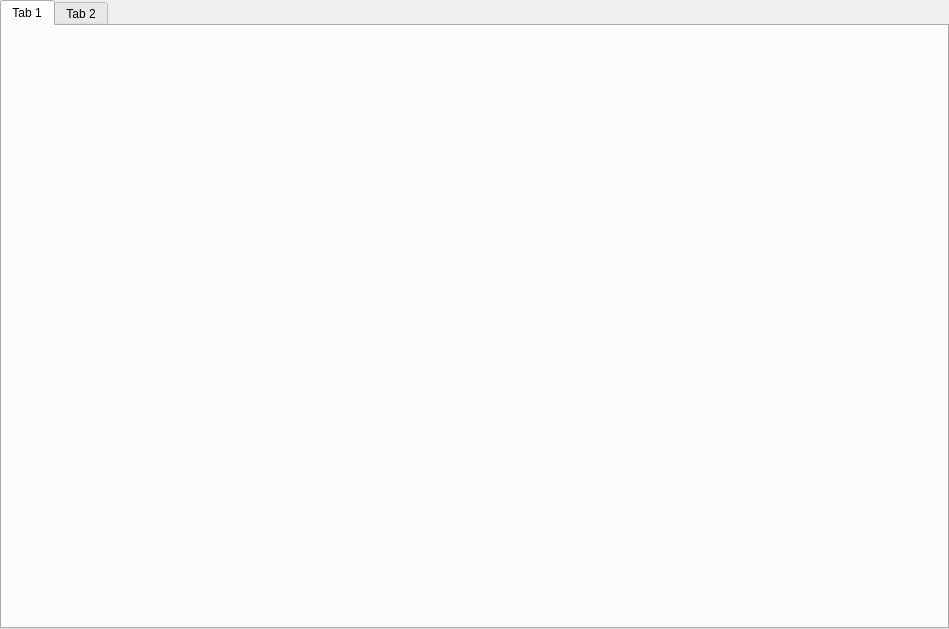
<?xml version="1.0" encoding="UTF-8"?>
<ui version="4.0">
 <class>TabView</class>
 <widget class="QWidget" name="TabView">
  <property name="geometry">
   <rect>
    <x>0</x>
    <y>0</y>
    <width>949</width>
    <height>629</height>
   </rect>
  </property>
  <property name="windowTitle">
   <string>Form</string>
  </property>
  <layout class="QVBoxLayout" name="verticalLayout">
   <property name="leftMargin">
    <number>0</number>
   </property>
   <property name="topMargin">
    <number>0</number>
   </property>
   <property name="rightMargin">
    <number>0</number>
   </property>
   <property name="bottomMargin">
    <number>0</number>
   </property>
   <item>
    <widget class="QTabWidget" name="tabWidget">
     <property name="currentIndex">
      <number>0</number>
     </property>
     <widget class="QWidget" name="tab">
      <attribute name="title">
       <string>Tab 1</string>
      </attribute>
     </widget>
     <widget class="QWidget" name="tab_2">
      <attribute name="title">
       <string>Tab 2</string>
      </attribute>
     </widget>
    </widget>
   </item>
  </layout>
 </widget>
 <resources/>
 <connections/>
</ui>
